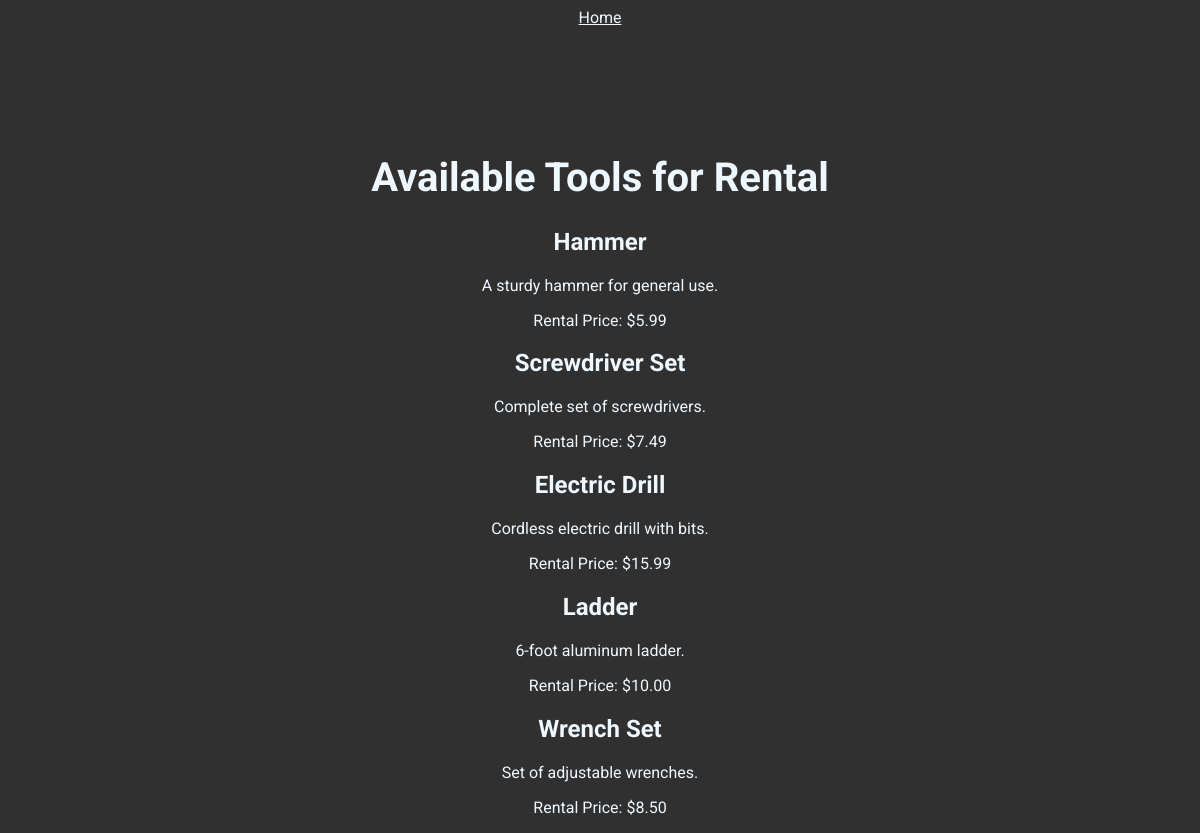
Page /rental.php on the committed database.
### tables this page shows
CREATE TABLE `tools` (
  `id` int(11) NOT NULL,
  `name` varchar(100) DEFAULT NULL,
  `description` text DEFAULT NULL,
  `rental_price` decimal(10,2) DEFAULT NULL,
  `is_available` tinyint(1) DEFAULT 1
);

### rental.php (the view, shortened to what this page needs)
<?php
require 'connect.php';
$stmt = $db->prepare("SELECT * FROM tools WHERE is_available = 1");
$stmt->execute();
$tools = $stmt->fetchAll(PDO::FETCH_ASSOC);
?>
<!DOCTYPE html>
<html lang="en">
<head>
    <link rel="stylesheet" href="main.css">
</head>
<body>
    <div class="home">
        <a href="main.php" class="home">Home</a>
    </div>
    <div class="container">
        <h1>Available Tools for Rental</h1>
        <?php if ($tools): ?>
            <ul>
                <?php foreach ($tools as $tool): ?>
                    <li>
                        <h2><?php echo htmlspecialchars($tool['name']); ?></h2>
                        <p><?php echo htmlspecialchars($tool['description']); ?></p>
                        <p>Rental Price: $<?php echo number_format($tool['rental_price'], 2); ?></p>
                    </li>
                <?php endforeach; ?>
            </ul>
        <?php else: ?>
            <p>No tools are currently available for rental.</p>
        <?php endif; ?>
    </div>
</body>
</html>

### main.css (style rules this page uses)
body { background-color: #303030; }
h1, h2, a { color: aliceblue; font-family: "Roboto"; }
h1 { font-size: 40px; }
.container { margin: auto; align-items: center; padding-top: 100px; width: 500px; text-align: center; }
a { padding-left: 20px; padding-right: 20px; }
p { list-style: none; color: aliceblue; font-family: "Roboto"; }
ul { font-size: 16px; text-align: justify; text-justify: distribute-all-lines; list-style-type: none; margin: 0; padding: 0; }
li { align-items: center; margin: auto; text-align: center; list-style: none; }
.home { align-items: center; text-align: center; color: aliceblue; font-family: "Roboto"; }

### rows in the picture
tools: name "Hammer", description "A sturdy hammer for general use.", rental_price "5.99"
tools: name "Screwdriver Set", description "Complete set of screwdrivers.", rental_price "7.49"
tools: name "Electric Drill", description "Cordless electric drill with bits.", rental_price "15.99"
tools: name "Ladder", description "6-foot aluminum ladder.", rental_price "10.00"
tools: name "Wrench Set", description "Set of adjustable wrenches.", rental_price "8.50"
